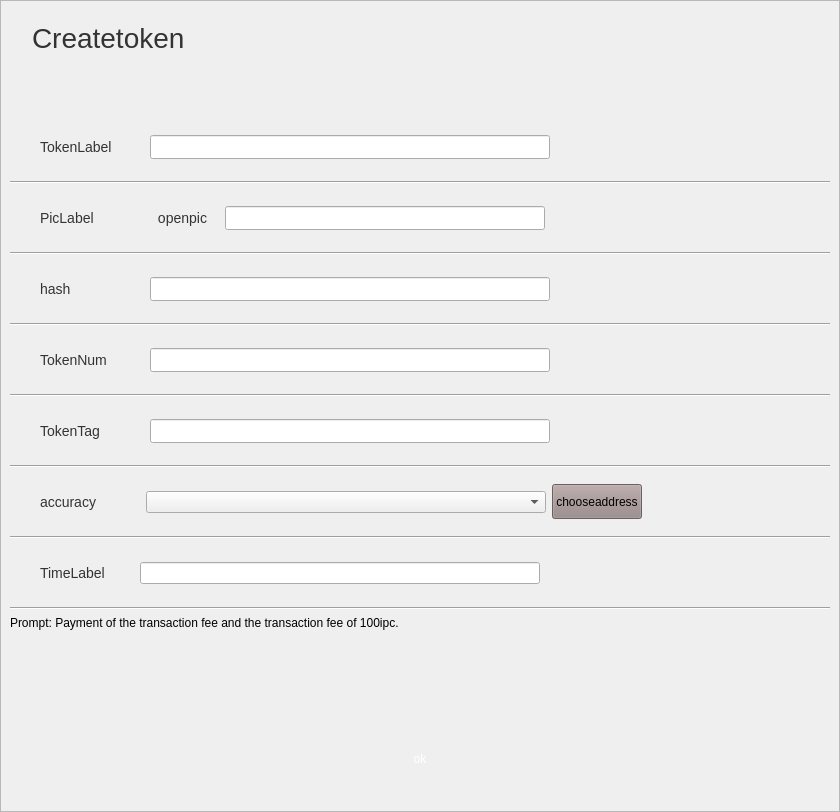
<?xml version="1.0" encoding="UTF-8"?>
<ui version="4.0">
 <class>ecoincreatedialog</class>
 <widget class="QWidget" name="ecoincreatedialog">
  <property name="geometry">
   <rect>
    <x>0</x>
    <y>0</y>
    <width>840</width>
    <height>812</height>
   </rect>
  </property>
  <property name="windowTitle">
   <string>Form</string>
  </property>
  <layout class="QGridLayout" name="gridLayout">
   <property name="leftMargin">
    <number>0</number>
   </property>
   <property name="topMargin">
    <number>0</number>
   </property>
   <property name="rightMargin">
    <number>0</number>
   </property>
   <property name="bottomMargin">
    <number>0</number>
   </property>
   <property name="spacing">
    <number>0</number>
   </property>
   <item row="0" column="0">
    <widget class="QScrollArea" name="scrollArea">
     <property name="styleSheet">
      <string notr="true"/>
     </property>
     <property name="verticalScrollBarPolicy">
      <enum>Qt::ScrollBarAlwaysOff</enum>
     </property>
     <property name="horizontalScrollBarPolicy">
      <enum>Qt::ScrollBarAlwaysOff</enum>
     </property>
     <property name="widgetResizable">
      <bool>true</bool>
     </property>
     <widget class="QWidget" name="scrollAreaWidgetContents">
      <property name="geometry">
       <rect>
        <x>0</x>
        <y>0</y>
        <width>838</width>
        <height>810</height>
       </rect>
      </property>
      <property name="styleSheet">
       <string notr="true"/>
      </property>
      <layout class="QGridLayout" name="gridLayout_9">
       <item row="0" column="0">
        <layout class="QVBoxLayout" name="verticalLayout_2">
         <property name="spacing">
          <number>1</number>
         </property>
         <item>
          <widget class="QFrame" name="frame_7">
           <property name="minimumSize">
            <size>
             <width>0</width>
             <height>103</height>
            </size>
           </property>
           <property name="maximumSize">
            <size>
             <width>16777215</width>
             <height>103</height>
            </size>
           </property>
           <property name="styleSheet">
            <string notr="true">border:none</string>
           </property>
           <property name="frameShape">
            <enum>QFrame::StyledPanel</enum>
           </property>
           <property name="frameShadow">
            <enum>QFrame::Raised</enum>
           </property>
           <widget class="QLabel" name="label">
            <property name="geometry">
             <rect>
              <x>22</x>
              <y>12</y>
              <width>271</width>
              <height>31</height>
             </rect>
            </property>
            <property name="font">
             <font>
              <pointsize>-1</pointsize>
             </font>
            </property>
            <property name="styleSheet">
             <string notr="true">font-size : 28px;
color: rgb(51, 51, 51);</string>
            </property>
            <property name="text">
             <string>Createtoken</string>
            </property>
           </widget>
          </widget>
         </item>
         <item>
          <widget class="QFrame" name="frame_1">
           <property name="minimumSize">
            <size>
             <width>0</width>
             <height>66</height>
            </size>
           </property>
           <property name="maximumSize">
            <size>
             <width>16777215</width>
             <height>66</height>
            </size>
           </property>
           <property name="styleSheet">
            <string notr="true"/>
           </property>
           <property name="frameShape">
            <enum>QFrame::NoFrame</enum>
           </property>
           <property name="frameShadow">
            <enum>QFrame::Raised</enum>
           </property>
           <layout class="QGridLayout" name="gridLayout_7">
            <property name="leftMargin">
             <number>0</number>
            </property>
            <property name="topMargin">
             <number>0</number>
            </property>
            <property name="rightMargin">
             <number>0</number>
            </property>
            <property name="bottomMargin">
             <number>0</number>
            </property>
            <property name="spacing">
             <number>0</number>
            </property>
            <item row="0" column="0">
             <layout class="QHBoxLayout" name="horizontalLayout_7">
              <property name="spacing">
               <number>10</number>
              </property>
              <property name="leftMargin">
               <number>30</number>
              </property>
              <item>
               <widget class="QLabel" name="label_7">
                <property name="minimumSize">
                 <size>
                  <width>100</width>
                  <height>0</height>
                 </size>
                </property>
                <property name="maximumSize">
                 <size>
                  <width>100</width>
                  <height>16777215</height>
                 </size>
                </property>
                <property name="font">
                 <font>
                  <pointsize>-1</pointsize>
                 </font>
                </property>
                <property name="styleSheet">
                 <string notr="true">font-size : 14px;
color: rgb(51, 51, 51);</string>
                </property>
                <property name="text">
                 <string>TokenLabel</string>
                </property>
               </widget>
              </item>
              <item>
               <widget class="QLineEdit" name="coinname">
                <property name="minimumSize">
                 <size>
                  <width>400</width>
                  <height>0</height>
                 </size>
                </property>
                <property name="maximumSize">
                 <size>
                  <width>16777215</width>
                  <height>16777215</height>
                 </size>
                </property>
                <property name="font">
                 <font>
                  <pointsize>-1</pointsize>
                 </font>
                </property>
                <property name="styleSheet">
                 <string notr="true">font-size : 14px;
color: rgb(51, 51, 51);</string>
                </property>
                <property name="inputMask">
                 <string/>
                </property>
                <property name="text">
                 <string/>
                </property>
                <property name="maxLength">
                 <number>8</number>
                </property>
                <property name="placeholderText">
                 <string/>
                </property>
               </widget>
              </item>
              <item>
               <spacer name="horizontalSpacer_9">
                <property name="orientation">
                 <enum>Qt::Horizontal</enum>
                </property>
                <property name="sizeHint" stdset="0">
                 <size>
                  <width>40</width>
                  <height>20</height>
                 </size>
                </property>
               </spacer>
              </item>
             </layout>
            </item>
           </layout>
          </widget>
         </item>
         <item>
          <widget class="Line" name="line_2">
           <property name="orientation">
            <enum>Qt::Horizontal</enum>
           </property>
          </widget>
         </item>
         <item>
          <widget class="QFrame" name="frame">
           <property name="minimumSize">
            <size>
             <width>0</width>
             <height>66</height>
            </size>
           </property>
           <property name="maximumSize">
            <size>
             <width>16777215</width>
             <height>66</height>
            </size>
           </property>
           <property name="styleSheet">
            <string notr="true"/>
           </property>
           <property name="frameShape">
            <enum>QFrame::NoFrame</enum>
           </property>
           <property name="frameShadow">
            <enum>QFrame::Raised</enum>
           </property>
           <layout class="QGridLayout" name="gridLayout_3">
            <property name="leftMargin">
             <number>0</number>
            </property>
            <property name="topMargin">
             <number>0</number>
            </property>
            <property name="rightMargin">
             <number>0</number>
            </property>
            <property name="bottomMargin">
             <number>0</number>
            </property>
            <property name="spacing">
             <number>0</number>
            </property>
            <item row="0" column="0" rowspan="2" colspan="2">
             <layout class="QHBoxLayout" name="horizontalLayout">
              <property name="spacing">
               <number>10</number>
              </property>
              <property name="leftMargin">
               <number>30</number>
              </property>
              <item>
               <widget class="QLabel" name="label_8">
                <property name="minimumSize">
                 <size>
                  <width>100</width>
                  <height>0</height>
                 </size>
                </property>
                <property name="maximumSize">
                 <size>
                  <width>100</width>
                  <height>16777215</height>
                 </size>
                </property>
                <property name="font">
                 <font>
                  <pointsize>-1</pointsize>
                 </font>
                </property>
                <property name="styleSheet">
                 <string notr="true">font-size : 14px;
color: rgb(51, 51, 51);</string>
                </property>
                <property name="text">
                 <string>PicLabel</string>
                </property>
               </widget>
              </item>
              <item>
               <widget class="QPushButton" name="openPicBtn">
                <property name="sizePolicy">
                 <sizepolicy hsizetype="Minimum" vsizetype="Fixed">
                  <horstretch>65</horstretch>
                  <verstretch>20</verstretch>
                 </sizepolicy>
                </property>
                <property name="minimumSize">
                 <size>
                  <width>65</width>
                  <height>20</height>
                 </size>
                </property>
                <property name="maximumSize">
                 <size>
                  <width>65</width>
                  <height>20</height>
                 </size>
                </property>
                <property name="font">
                 <font>
                  <pointsize>-1</pointsize>
                 </font>
                </property>
                <property name="styleSheet">
                 <string notr="true">font-size : 14px;
color: rgb(51, 51, 51);
background-image: url(:/res/png/buttons/scan.png);border:none;</string>
                </property>
                <property name="text">
                 <string>openpic</string>
                </property>
               </widget>
              </item>
              <item>
               <widget class="QLineEdit" name="picEdit">
                <property name="minimumSize">
                 <size>
                  <width>320</width>
                  <height>0</height>
                 </size>
                </property>
                <property name="font">
                 <font>
                  <pointsize>-1</pointsize>
                 </font>
                </property>
                <property name="styleSheet">
                 <string notr="true">font-size : 14px;
color: rgb(51, 51, 51);</string>
                </property>
                <property name="readOnly">
                 <bool>true</bool>
                </property>
                <property name="placeholderText">
                 <string/>
                </property>
               </widget>
              </item>
              <item>
               <spacer name="horizontalSpacer_3">
                <property name="orientation">
                 <enum>Qt::Horizontal</enum>
                </property>
                <property name="sizeHint" stdset="0">
                 <size>
                  <width>371</width>
                  <height>20</height>
                 </size>
                </property>
               </spacer>
              </item>
             </layout>
            </item>
           </layout>
          </widget>
         </item>
         <item>
          <widget class="Line" name="line_3">
           <property name="orientation">
            <enum>Qt::Horizontal</enum>
           </property>
          </widget>
         </item>
         <item>
          <widget class="QFrame" name="frame_2">
           <property name="minimumSize">
            <size>
             <width>0</width>
             <height>66</height>
            </size>
           </property>
           <property name="maximumSize">
            <size>
             <width>16777215</width>
             <height>66</height>
            </size>
           </property>
           <property name="styleSheet">
            <string notr="true"/>
           </property>
           <property name="frameShape">
            <enum>QFrame::NoFrame</enum>
           </property>
           <property name="frameShadow">
            <enum>QFrame::Raised</enum>
           </property>
           <layout class="QGridLayout" name="gridLayout_4">
            <property name="leftMargin">
             <number>0</number>
            </property>
            <property name="topMargin">
             <number>0</number>
            </property>
            <property name="rightMargin">
             <number>0</number>
            </property>
            <property name="bottomMargin">
             <number>0</number>
            </property>
            <property name="spacing">
             <number>0</number>
            </property>
            <item row="0" column="0">
             <layout class="QHBoxLayout" name="horizontalLayout_2">
              <property name="spacing">
               <number>10</number>
              </property>
              <property name="leftMargin">
               <number>30</number>
              </property>
              <item>
               <widget class="QLabel" name="label_2">
                <property name="minimumSize">
                 <size>
                  <width>100</width>
                  <height>0</height>
                 </size>
                </property>
                <property name="maximumSize">
                 <size>
                  <width>100</width>
                  <height>16777215</height>
                 </size>
                </property>
                <property name="font">
                 <font>
                  <pointsize>-1</pointsize>
                 </font>
                </property>
                <property name="styleSheet">
                 <string notr="true">font-size : 14px;
color: rgb(51, 51, 51);</string>
                </property>
                <property name="text">
                 <string>hash</string>
                </property>
               </widget>
              </item>
              <item>
               <widget class="QLineEdit" name="coinmd5">
                <property name="minimumSize">
                 <size>
                  <width>400</width>
                  <height>0</height>
                 </size>
                </property>
                <property name="font">
                 <font>
                  <pointsize>-1</pointsize>
                 </font>
                </property>
                <property name="styleSheet">
                 <string notr="true">font-size : 14px;
color: rgb(51, 51, 51);</string>
                </property>
                <property name="readOnly">
                 <bool>true</bool>
                </property>
                <property name="placeholderText">
                 <string/>
                </property>
               </widget>
              </item>
              <item>
               <spacer name="horizontalSpacer_4">
                <property name="orientation">
                 <enum>Qt::Horizontal</enum>
                </property>
                <property name="sizeHint" stdset="0">
                 <size>
                  <width>40</width>
                  <height>20</height>
                 </size>
                </property>
               </spacer>
              </item>
             </layout>
            </item>
           </layout>
          </widget>
         </item>
         <item>
          <widget class="Line" name="line_4">
           <property name="orientation">
            <enum>Qt::Horizontal</enum>
           </property>
          </widget>
         </item>
         <item>
          <widget class="QFrame" name="frame_3">
           <property name="minimumSize">
            <size>
             <width>0</width>
             <height>66</height>
            </size>
           </property>
           <property name="maximumSize">
            <size>
             <width>16777215</width>
             <height>66</height>
            </size>
           </property>
           <property name="styleSheet">
            <string notr="true"/>
           </property>
           <property name="frameShape">
            <enum>QFrame::NoFrame</enum>
           </property>
           <property name="frameShadow">
            <enum>QFrame::Raised</enum>
           </property>
           <layout class="QGridLayout" name="gridLayout_5">
            <property name="leftMargin">
             <number>0</number>
            </property>
            <property name="topMargin">
             <number>0</number>
            </property>
            <property name="rightMargin">
             <number>0</number>
            </property>
            <property name="bottomMargin">
             <number>0</number>
            </property>
            <property name="spacing">
             <number>0</number>
            </property>
            <item row="0" column="0">
             <layout class="QHBoxLayout" name="horizontalLayout_3">
              <property name="spacing">
               <number>10</number>
              </property>
              <property name="leftMargin">
               <number>30</number>
              </property>
              <item>
               <widget class="QLabel" name="label_3">
                <property name="minimumSize">
                 <size>
                  <width>100</width>
                  <height>0</height>
                 </size>
                </property>
                <property name="maximumSize">
                 <size>
                  <width>100</width>
                  <height>16777215</height>
                 </size>
                </property>
                <property name="sizeIncrement">
                 <size>
                  <width>100</width>
                  <height>0</height>
                 </size>
                </property>
                <property name="font">
                 <font>
                  <pointsize>-1</pointsize>
                 </font>
                </property>
                <property name="styleSheet">
                 <string notr="true">font-size : 14px;
color: rgb(51, 51, 51);</string>
                </property>
                <property name="text">
                 <string>TokenNum</string>
                </property>
               </widget>
              </item>
              <item>
               <widget class="QLineEdit" name="coinNum">
                <property name="minimumSize">
                 <size>
                  <width>400</width>
                  <height>0</height>
                 </size>
                </property>
                <property name="font">
                 <font>
                  <pointsize>-1</pointsize>
                 </font>
                </property>
                <property name="styleSheet">
                 <string notr="true">font-size : 14px;
color: rgb(51, 51, 51);</string>
                </property>
                <property name="maxLength">
                 <number>11</number>
                </property>
                <property name="placeholderText">
                 <string/>
                </property>
               </widget>
              </item>
              <item>
               <spacer name="horizontalSpacer_5">
                <property name="orientation">
                 <enum>Qt::Horizontal</enum>
                </property>
                <property name="sizeHint" stdset="0">
                 <size>
                  <width>40</width>
                  <height>20</height>
                 </size>
                </property>
               </spacer>
              </item>
             </layout>
            </item>
           </layout>
          </widget>
         </item>
         <item>
          <widget class="Line" name="line_5">
           <property name="orientation">
            <enum>Qt::Horizontal</enum>
           </property>
          </widget>
         </item>
         <item>
          <widget class="QFrame" name="frame_5">
           <property name="minimumSize">
            <size>
             <width>0</width>
             <height>66</height>
            </size>
           </property>
           <property name="maximumSize">
            <size>
             <width>16777215</width>
             <height>66</height>
            </size>
           </property>
           <property name="styleSheet">
            <string notr="true"/>
           </property>
           <property name="frameShape">
            <enum>QFrame::NoFrame</enum>
           </property>
           <property name="frameShadow">
            <enum>QFrame::Raised</enum>
           </property>
           <layout class="QGridLayout" name="gridLayout_6">
            <property name="leftMargin">
             <number>0</number>
            </property>
            <property name="topMargin">
             <number>0</number>
            </property>
            <property name="rightMargin">
             <number>0</number>
            </property>
            <property name="bottomMargin">
             <number>0</number>
            </property>
            <property name="spacing">
             <number>0</number>
            </property>
            <item row="0" column="0">
             <layout class="QHBoxLayout" name="horizontalLayout_4">
              <property name="spacing">
               <number>10</number>
              </property>
              <property name="leftMargin">
               <number>30</number>
              </property>
              <item>
               <widget class="QLabel" name="label_5">
                <property name="minimumSize">
                 <size>
                  <width>100</width>
                  <height>0</height>
                 </size>
                </property>
                <property name="maximumSize">
                 <size>
                  <width>100</width>
                  <height>16777215</height>
                 </size>
                </property>
                <property name="font">
                 <font>
                  <pointsize>-1</pointsize>
                 </font>
                </property>
                <property name="styleSheet">
                 <string notr="true">font-size : 14px;
color: rgb(51, 51, 51);</string>
                </property>
                <property name="text">
                 <string>TokenTag</string>
                </property>
               </widget>
              </item>
              <item>
               <widget class="QLineEdit" name="coinlabel">
                <property name="minimumSize">
                 <size>
                  <width>400</width>
                  <height>0</height>
                 </size>
                </property>
                <property name="styleSheet">
                 <string notr="true">font-size : 14px;
color: rgb(51, 51, 51);</string>
                </property>
                <property name="maxLength">
                 <number>16</number>
                </property>
                <property name="placeholderText">
                 <string/>
                </property>
               </widget>
              </item>
              <item>
               <spacer name="horizontalSpacer_6">
                <property name="orientation">
                 <enum>Qt::Horizontal</enum>
                </property>
                <property name="sizeHint" stdset="0">
                 <size>
                  <width>40</width>
                  <height>20</height>
                 </size>
                </property>
               </spacer>
              </item>
             </layout>
            </item>
           </layout>
          </widget>
         </item>
         <item>
          <widget class="Line" name="line_6">
           <property name="orientation">
            <enum>Qt::Horizontal</enum>
           </property>
          </widget>
         </item>
         <item>
          <widget class="QFrame" name="frame_4">
           <property name="minimumSize">
            <size>
             <width>0</width>
             <height>66</height>
            </size>
           </property>
           <property name="maximumSize">
            <size>
             <width>16777215</width>
             <height>66</height>
            </size>
           </property>
           <property name="styleSheet">
            <string notr="true"/>
           </property>
           <property name="frameShape">
            <enum>QFrame::NoFrame</enum>
           </property>
           <property name="frameShadow">
            <enum>QFrame::Raised</enum>
           </property>
           <layout class="QHBoxLayout" name="horizontalLayout_5">
            <property name="leftMargin">
             <number>30</number>
            </property>
            <item>
             <widget class="QLabel" name="label_4">
              <property name="minimumSize">
               <size>
                <width>100</width>
                <height>0</height>
               </size>
              </property>
              <property name="maximumSize">
               <size>
                <width>100</width>
                <height>16777215</height>
               </size>
              </property>
              <property name="font">
               <font>
                <pointsize>-1</pointsize>
               </font>
              </property>
              <property name="styleSheet">
               <string notr="true">font-size : 14px;
color: rgb(51, 51, 51);</string>
              </property>
              <property name="text">
               <string>accuracy</string>
              </property>
             </widget>
            </item>
            <item>
             <widget class="QComboBox" name="comboBox">
              <property name="minimumSize">
               <size>
                <width>400</width>
                <height>0</height>
               </size>
              </property>
              <property name="maximumSize">
               <size>
                <width>400</width>
                <height>16777215</height>
               </size>
              </property>
             </widget>
            </item>
            <item>
             <widget class="QPushButton" name="chooseaddBtn">
              <property name="sizePolicy">
               <sizepolicy hsizetype="Preferred" vsizetype="Preferred">
                <horstretch>0</horstretch>
                <verstretch>0</verstretch>
               </sizepolicy>
              </property>
              <property name="minimumSize">
               <size>
                <width>0</width>
                <height>0</height>
               </size>
              </property>
              <property name="maximumSize">
               <size>
                <width>400</width>
                <height>35</height>
               </size>
              </property>
              <property name="font">
               <font/>
              </property>
              <property name="styleSheet">
               <string notr="true">background-color: rgb(150, 133, 133);</string>
              </property>
              <property name="text">
               <string>chooseaddress</string>
              </property>
             </widget>
            </item>
            <item>
             <spacer name="horizontalSpacer_7">
              <property name="orientation">
               <enum>Qt::Horizontal</enum>
              </property>
              <property name="sizeHint" stdset="0">
               <size>
                <width>602</width>
                <height>20</height>
               </size>
              </property>
             </spacer>
            </item>
           </layout>
          </widget>
         </item>
         <item>
          <widget class="Line" name="line_7">
           <property name="orientation">
            <enum>Qt::Horizontal</enum>
           </property>
          </widget>
         </item>
         <item>
          <widget class="QFrame" name="frame_6">
           <property name="minimumSize">
            <size>
             <width>0</width>
             <height>66</height>
            </size>
           </property>
           <property name="maximumSize">
            <size>
             <width>16777215</width>
             <height>66</height>
            </size>
           </property>
           <property name="styleSheet">
            <string notr="true"/>
           </property>
           <property name="frameShape">
            <enum>QFrame::NoFrame</enum>
           </property>
           <property name="frameShadow">
            <enum>QFrame::Raised</enum>
           </property>
           <layout class="QGridLayout" name="gridLayout_8">
            <property name="leftMargin">
             <number>0</number>
            </property>
            <property name="topMargin">
             <number>0</number>
            </property>
            <property name="rightMargin">
             <number>0</number>
            </property>
            <property name="bottomMargin">
             <number>0</number>
            </property>
            <property name="spacing">
             <number>0</number>
            </property>
            <item row="0" column="0">
             <layout class="QHBoxLayout" name="horizontalLayout_6">
              <property name="leftMargin">
               <number>30</number>
              </property>
              <item>
               <widget class="QLabel" name="label_6">
                <property name="minimumSize">
                 <size>
                  <width>100</width>
                  <height>0</height>
                 </size>
                </property>
                <property name="maximumSize">
                 <size>
                  <width>100</width>
                  <height>16777215</height>
                 </size>
                </property>
                <property name="font">
                 <font>
                  <pointsize>-1</pointsize>
                 </font>
                </property>
                <property name="styleSheet">
                 <string notr="true">font-size : 14px;
color: rgb(51, 51, 51);</string>
                </property>
                <property name="text">
                 <string>TimeLabel</string>
                </property>
               </widget>
              </item>
              <item>
               <widget class="CDateEdit" name="TimeEdit">
                <property name="minimumSize">
                 <size>
                  <width>400</width>
                  <height>0</height>
                 </size>
                </property>
               </widget>
              </item>
              <item>
               <spacer name="horizontalSpacer_8">
                <property name="orientation">
                 <enum>Qt::Horizontal</enum>
                </property>
                <property name="sizeHint" stdset="0">
                 <size>
                  <width>367</width>
                  <height>20</height>
                 </size>
                </property>
               </spacer>
              </item>
             </layout>
            </item>
           </layout>
          </widget>
         </item>
         <item>
          <widget class="Line" name="line_8">
           <property name="orientation">
            <enum>Qt::Horizontal</enum>
           </property>
          </widget>
         </item>
        </layout>
       </item>
       <item row="1" column="0">
        <widget class="QWidget" name="widget" native="true">
         <layout class="QGridLayout" name="gridLayout_2">
          <property name="leftMargin">
           <number>0</number>
          </property>
          <property name="topMargin">
           <number>0</number>
          </property>
          <property name="rightMargin">
           <number>0</number>
          </property>
          <property name="bottomMargin">
           <number>0</number>
          </property>
          <property name="spacing">
           <number>0</number>
          </property>
          <item row="1" column="0">
           <widget class="QLabel" name="tiplabel">
            <property name="minimumSize">
             <size>
              <width>0</width>
              <height>80</height>
             </size>
            </property>
            <property name="maximumSize">
             <size>
              <width>9999</width>
              <height>80</height>
             </size>
            </property>
            <property name="styleSheet">
             <string notr="true">color: rgb(255, 0, 0);</string>
            </property>
            <property name="text">
             <string/>
            </property>
            <property name="textInteractionFlags">
             <set>Qt::LinksAccessibleByMouse|Qt::TextSelectableByMouse</set>
            </property>
           </widget>
          </item>
          <item row="0" column="0">
           <widget class="QLabel" name="label_9">
            <property name="text">
             <string>Prompt: Payment of the transaction fee and the transaction fee of 100ipc.</string>
            </property>
           </widget>
          </item>
         </layout>
        </widget>
       </item>
       <item row="2" column="0">
        <layout class="QVBoxLayout" name="verticalLayout_3">
         <item>
          <spacer name="verticalSpacer">
           <property name="orientation">
            <enum>Qt::Vertical</enum>
           </property>
           <property name="sizeHint" stdset="0">
            <size>
             <width>20</width>
             <height>40</height>
            </size>
           </property>
          </spacer>
         </item>
         <item>
          <layout class="QHBoxLayout" name="horizontalLayout_8">
           <item>
            <spacer name="horizontalSpacer">
             <property name="orientation">
              <enum>Qt::Horizontal</enum>
             </property>
             <property name="sizeHint" stdset="0">
              <size>
               <width>40</width>
               <height>20</height>
              </size>
             </property>
            </spacer>
           </item>
           <item>
            <widget class="QPushButton" name="CreateeCoinButton">
             <property name="minimumSize">
              <size>
               <width>422</width>
               <height>50</height>
              </size>
             </property>
             <property name="maximumSize">
              <size>
               <width>422</width>
               <height>50</height>
              </size>
             </property>
             <property name="styleSheet">
              <string notr="true">background-image: url(:/res/png/buttons/421_50.png);border:none;color: rgb(255, 255, 255);</string>
             </property>
             <property name="text">
              <string>ok</string>
             </property>
            </widget>
           </item>
           <item>
            <spacer name="horizontalSpacer_2">
             <property name="orientation">
              <enum>Qt::Horizontal</enum>
             </property>
             <property name="sizeHint" stdset="0">
              <size>
               <width>40</width>
               <height>20</height>
              </size>
             </property>
            </spacer>
           </item>
          </layout>
         </item>
         <item>
          <spacer name="verticalSpacer_2">
           <property name="orientation">
            <enum>Qt::Vertical</enum>
           </property>
           <property name="sizeHint" stdset="0">
            <size>
             <width>20</width>
             <height>40</height>
            </size>
           </property>
          </spacer>
         </item>
        </layout>
       </item>
      </layout>
     </widget>
    </widget>
   </item>
  </layout>
 </widget>
 <customwidgets>
  <customwidget>
   <class>CDateEdit</class>
   <extends>QLineEdit</extends>
   <header>../CDateEdit.h</header>
  </customwidget>
 </customwidgets>
 <resources/>
 <connections/>
</ui>
